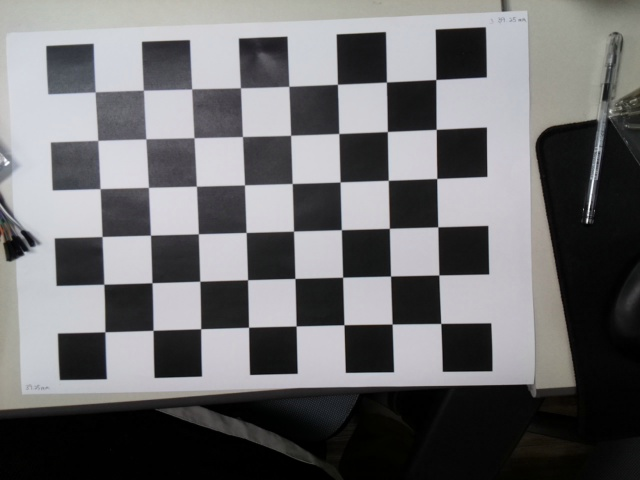
#> input picture utils/camera_lens_calibration/data_minibot25/origin_chessboard/2024-11-01_14-13-50.jpg, 640 x 480 px; its folder holds only this picture in this run
$ python cam_calibration.py
#> lines starting #> are read from the running program, lines starting #| are printed output that depends on the picture; after the words box and inside, x2 and y2 are one past the last pixel; in counts of white or black regions, pixels touching at a corner belong together; long printed decimals are rounded
import numpy as np
import cv2
import cv2.aruco as aruco
import glob
import pickle

BOARD_NUM = "3"
SAVE_DIR = "calibrated_chessboard/"

# size unit : mm
chessboard = {
    "1" : {
        "rows" : 5,
        "columns" : 7,
        "size" : {
            "chess" : 50.00
        }
    },
    "2" : {
        "rows" : 6,
        "columns" : 8,
        "size" : {
            "chess" : 42.40
        }
    },
    "3" : {
        "rows" : 7,
        "columns" : 9,
        "size" : {
            "chess" : 39.25
        }
    }
}

# termination criteria
# cv2.TERM_CRITERIA_EPS : 위치 변화가 설정된 오차보다 작으면 종료
# cv2.TERM_CRITERIA_MAX_ITER: 설정된 반복 횟수만큼 반복한 경우 종료
criteria = (cv2.TERM_CRITERIA_EPS + cv2.TERM_CRITERIA_MAX_ITER, 30, 0.001)
pattern_size = (chessboard[BOARD_NUM]["rows"] - 1, chessboard[BOARD_NUM]["columns"] - 1) # (체스보드 가로 패턴 개수 - 1, 체스보드 세로 패턴 개수 - 1)
square_size = chessboard[BOARD_NUM]["size"]["chess"]

objp = np.zeros((pattern_size[0] * pattern_size[1], 3), np.float32)
objp[:, :2] = np.mgrid[0:pattern_size[0], 0:pattern_size[1]].T.reshape(-1, 2) * square_size

# prepare object points, like (0,0,0), (1,0,0), (2,0,0) ....,(6,5,0)
objpoints = [] # 3d point in real world space
imgpoints = [] # 2d points in image plane.

images = glob.glob("origin_chessboard/*.jpg")

for fname in images:
    file_name = fname.split("/")[1]
    img = cv2.imread(fname)
#> img is the input picture: shape (480, 640, 3); mean B, G, R 110.5, 108.9, 109.2
    gray = cv2.cvtColor(img, cv2.COLOR_BGR2GRAY)

    # Find the chess board corners
    ret, corners = cv2.findChessboardCorners(gray, pattern_size, None)
#> ret = True; corners = 48 rows, first 8: [435.8, 79.53], [436.2, 129.4], [436.8, 178.5], [437.8, 226.9], [438.8, 275], [440.7, 323.5], [386.4, 82.04], [387.4, 131.5]

    # If found, add object points, image points (after refining them)
    if ret:
        objpoints.append(objp)

        # cv2.cornerSubPix(1, 2, 3, 4, 5)
        # 체스보드의 코너를 더욱 정확하게 위치시키기 위해 사용하는 함수
        # 이 함수는 cv2.findChessboardCorners()로 대략적으로 찾은 코너들을 세밀하게 조정하여
        # 서브픽셀(sub-pixel) 수준에서 정확한 좌표를 반환.
        # 여기서 서브픽셀은 픽셀 단위보다 더 작은 해상도에서 좌표를 계산하는 방법을 의미
        #
        # 파라미터
        # 1: 입력 이미지로, 그레이스케일 이미지가 필요
        # 2: 대략적으로 찾은 코너들의 초기 좌표 cv2.findChessboardCorners() 함수가
        #    반환한 좌표들이며, 이를 더 세밀하게 조정하는 과정에서 사용됨.
        #    체스보드의 각 코너에 대한 좌표 목록
        # 3: 서치 윈도우 크기
        #    서브픽셀 정확도로 코너를 찾기 위해 주변에서 탐색할 검색 창의 크기 (width, height)
        #    (11, 11)은 해당 코너 주변 11x11 픽셀의 영역 내에서 서브픽셀 정확도로 코너를 세밀하게 조정하겠다는 의미
        # 4: 무효 영역의 크기
        #    (-1, -1)이면 서치 윈도우 전체가 사용된다는 의미입니다. 즉, 코너 주변의 모든 영역을 탐색에 활용
        # 5: 반복 종료 기준
        #    코너 위치를 찾는 반복 알고리즘의 종료 조건
        #    cv2.TERM_CRITERIA_EPS + cv2.TERM_CRITERIA_MAX_ITER는 주어진 반복 횟수(30번) 내에,
        #    설정된 허용 오차(0.001)만큼 코너 위치가 변화하지 않으면 계산을 종료하라는 의미
        #
        # 반환값 : 서브픽셀 정확도로 조정된 코너 위치 좌표를 반환
        #         corners2는 코너들의 서브픽셀 좌표로, corners에 비해 더 정확한 값을 갖음.
        #         코너 위치가 정교하게 조정되었으므로, 이 값을 사용하면 보정 작업에서 더 나은 결과를 얻을 수 있다.
        corners2 = cv2.cornerSubPix(gray, corners, (11, 11), (-1, -1), criteria)
#> corners2 = 48 rows, first 8: [435.8, 79.5], [436.2, 129.4], [436.7, 178.4], [437.8, 226.8], [438.8, 274.9], [440.8, 323.4], [386.4, 82.06], [387.4, 131.5]
        imgpoints.append(corners2)

        # Draw and display the corners
        img = cv2.drawChessboardCorners(img, pattern_size, corners2, ret)
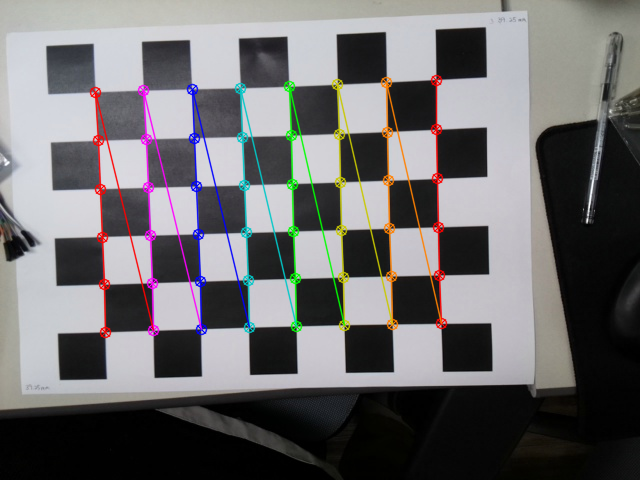
#> img: shape (480, 640, 3); 4.8% of pixels changed, all inside (x1, y1, x2, y2) = (89, 74, 448, 339)
        save_file = SAVE_DIR + file_name
        cv2.imwrite(save_file, img)
        print("Image saved successfully.")
    else:
        print("Not found the chess board corners")

# 카메라 보정 수행
ret, camera_matrix, dist_coeffs, rvecs, tvecs = cv2.calibrateCamera(
    objpoints, imgpoints, gray.shape[::-1], None, None
)
#> ret = 0.216; camera_matrix = [[612.8, 0, 401], [0, 604.6, 260.4], [0, 0, 1]]; dist_coeffs = [[0.207, -0.119, 0.00863, 0.0183, -0.112]]; rvecs = ([0.0657, 0.0143, 1.55],); tvecs = ([26.61, -144.9, 489.9],)

# 결과 출력
print("Camera metrix:")
print(camera_matrix)
#| [[612.820   0.         401.027]
#|  [  0.         604.602 260.385]
#|  [  0.           0.           1.        ]]

print("\nDistortion coefficients:")
print(dist_coeffs)
#| [[ 0.2065  -0.1188  0.008632  0.01825 -0.1123]]

# 보정 결과 저장
with open("calibration_minibot25.pkl", "wb") as f:
    pickle.dump({
        "camera_matrix": camera_matrix,
        "dist_coeffs": dist_coeffs,
        "rvecs": rvecs,
        "tvecs": tvecs
    }, f)


$ run again, on utils/camera_lens_calibration/data_minibot25/origin_chessboard/2024-11-01_14-14-17.jpg
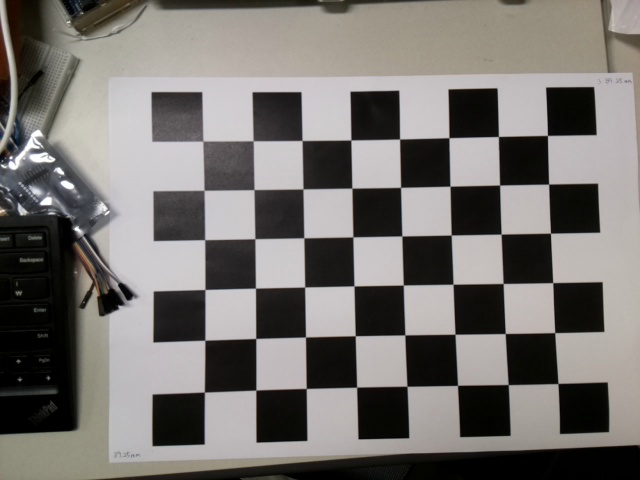
#> input picture utils/camera_lens_calibration/data_minibot25/origin_chessboard/2024-11-01_14-14-17.jpg, 640 x 480 px
#> img is the input picture: shape (480, 640, 3); mean B, G, R 111.9, 115.2, 118.5
#> `ret, corners = cv2.findChessboardCorners(gray, pattern_size, None)`: ret = True; corners = 48 rows, first 8: [547.5, 135.3], [548.7, 184], [550.5, 233.1], [552.9, 282.6], [554.8, 332.6], [558.1, 383.6], [498.4, 136.5], [499.7, 184.9]
#> corners2 = 48 rows, first 8: [547.5, 135.4], [548.6, 184.1], [550.5, 233.2], [552.7, 282.6], [554.7, 332.6], [558, 383.5], [498.4, 136.5], [499.6, 185]
#> `img = cv2.drawChessboardCorners(img, pattern_size, corners2, ret)`:
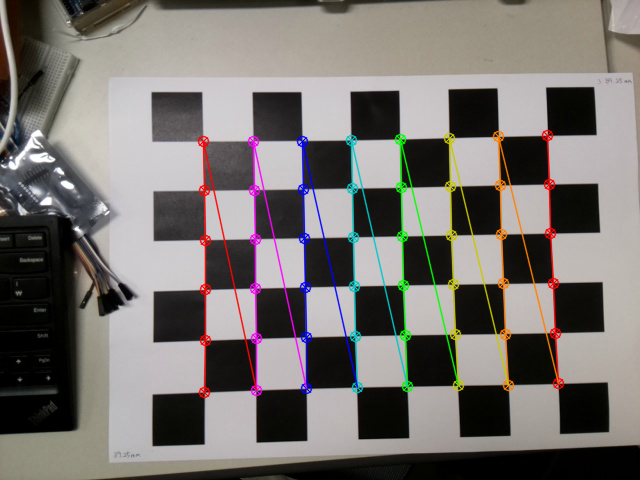
#> img: shape (480, 640, 3); 4.91% of pixels changed, all inside (x1, y1, x2, y2) = (197, 129, 565, 399)
#> `ret, camera_matrix, dist_coeffs, rvecs, tvecs = cv2.calibrateCamera( o..`: ret = 0.242; camera_matrix = [[486.2, 0, 309.6], [0, 484.5, 228.6], [0, 0, 1]]; dist_coeffs = [[0.247, -0.729, -0.00257, -0.00273, 0.876]]; rvecs = ([-0.0586, 0.0158, 1.55],); tvecs = ([190.2, -74.51, 399.7],)
#| [[486.200   0.         309.617]
#|  [  0.         484.541 228.605]
#|  [  0.           0.           1.        ]]
#| [[ 0.2467 -0.7286 -0.002567 -0.002729   0.8755]]

$ run again, on utils/camera_lens_calibration/data_minibot25/origin_chessboard/2024-11-01_14-14-19.jpg
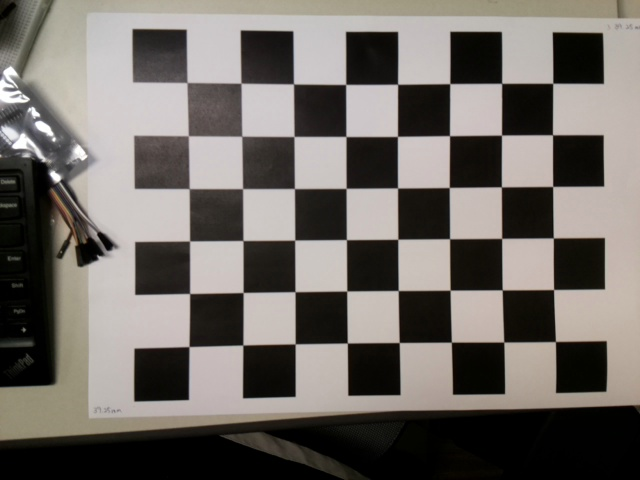
#> input picture utils/camera_lens_calibration/data_minibot25/origin_chessboard/2024-11-01_14-14-19.jpg, 640 x 480 px
#> img is the input picture: shape (480, 640, 3); mean B, G, R 101.7, 106.7, 111.8
#> `gray = cv2.cvtColor(img, cv2.COLOR_BGR2GRAY)`:
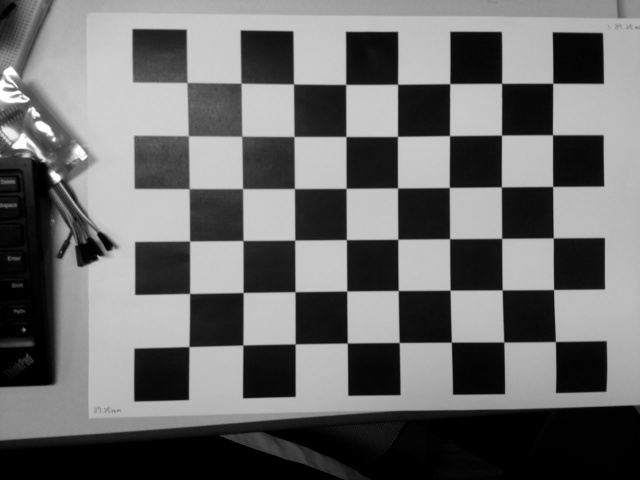
#> gray: shape (480, 640); min 0, max 255, mean 107.6
#> `ret, corners = cv2.findChessboardCorners(gray, pattern_size, None)`: ret = True; corners = 48 rows, first 8: [553.2, 82.79], [552.6, 134.8], [552.7, 186.4], [553.2, 237.9], [553.7, 289.5], [555.7, 341.8], [501.5, 83.41], [501.6, 135.4]
#> corners2 = 48 rows, first 8: [552.7, 83.26], [552.5, 134.8], [552.6, 186.4], [553.3, 237.9], [553.6, 289.5], [555.5, 341.5], [501.6, 83.35], [501.5, 135.1]
#> `img = cv2.drawChessboardCorners(img, pattern_size, corners2, ret)`:
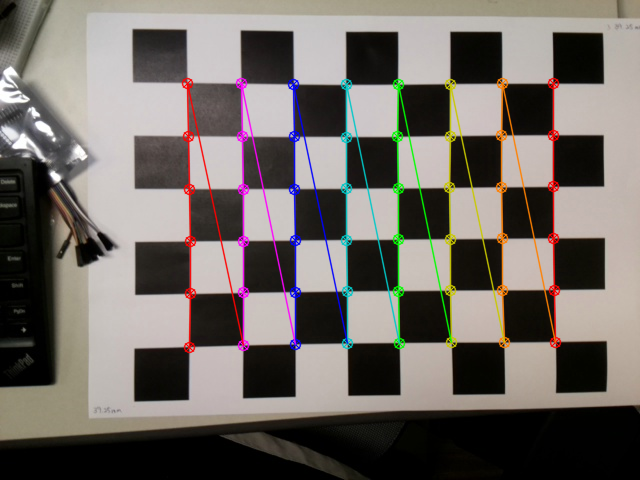
#> img: shape (480, 640, 3); 5.08% of pixels changed, all inside (x1, y1, x2, y2) = (181, 77, 562, 354)
#> `ret, camera_matrix, dist_coeffs, rvecs, tvecs = cv2.calibrateCamera( o..`: ret = 0.232; camera_matrix = [[4218.5, 0, 266.1], [0, 3898.7, 237.9], [0, 0, 1]]; dist_coeffs = [[12.31, -846.9, 0.0379, -0.091, -6.93]]; rvecs = ([-0.278, -0.296, 1.54],); tvecs = ([202.8, -118.1, 3045.4],)
#| [[4.21846999e+03 0.00000000e+00 2.66144840e+02]
#|  [0.00000000e+00 3.89872926e+03 2.37877201e+02]
#|  [0.00000000e+00 0.00000000e+00 1.00000000e+00]]
#| [[ 1.23122732e+01 -8.46860378e+02  3.78933264e-02 -9.10191781e-02
#|   -6.93472548e+00]]

$ run again, on utils/camera_lens_calibration/data_minibot25/origin_chessboard/2024-11-01_14-14-20.jpg
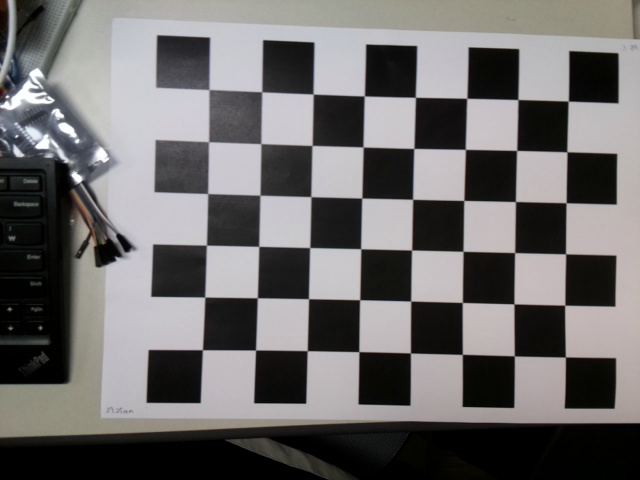
#> input picture utils/camera_lens_calibration/data_minibot25/origin_chessboard/2024-11-01_14-14-20.jpg, 640 x 480 px
#> img is the input picture: shape (480, 640, 3); mean B, G, R 106.8, 107, 109
#> `ret, corners = cv2.findChessboardCorners(gray, pattern_size, None)`: ret = True; corners = 48 rows, first 8: [202.4, 349.8], [205.4, 296.5], [206.4, 245.2], [207.1, 194.1], [208.8, 141.8], [209.1, 89.53], [255.5, 350], [257.2, 297.7]
#> corners2 = 48 rows, first 8: [202.4, 349.7], [204.7, 297.1], [206.4, 245.2], [207.7, 193.6], [208.5, 141.7], [208.9, 89.5], [255.5, 350], [257.3, 297.8]
#> `img = cv2.drawChessboardCorners(img, pattern_size, corners2, ret)`:
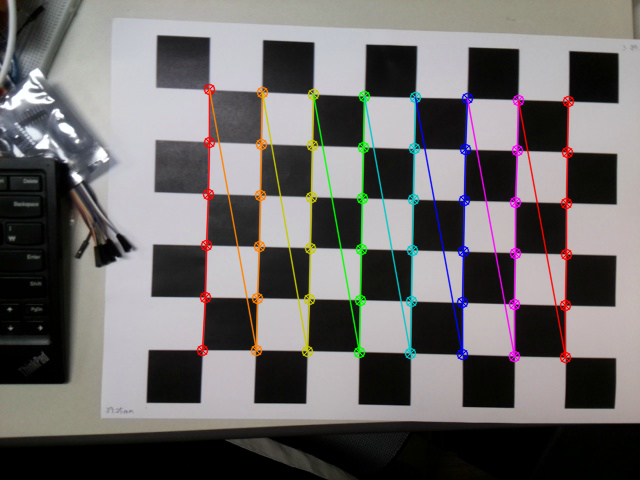
#> img: shape (480, 640, 3); 5.04% of pixels changed, all inside (x1, y1, x2, y2) = (196, 83, 575, 364)
#> `ret, camera_matrix, dist_coeffs, rvecs, tvecs = cv2.calibrateCamera( o..`: ret = 0.232; camera_matrix = [[797.7, 0, 290.7], [0, 792.8, 233.4], [0, 0, 1]]; dist_coeffs = [[0.582, -2.99, -0.000881, -0.0106, 5.68]]; rvecs = ([0.0259, -0.0774, -1.55],); tvecs = ([-65.45, 87.29, 604.9],)
#| [[797.729   0.         290.691]
#|  [  0.         792.752 233.409]
#|  [  0.           0.           1.        ]]
#| [[ 5.81957606e-01 -2.99224847e+00 -8.81491523e-04 -1.05611275e-02
#|    5.67581288e+00]]

$ run again, on utils/camera_lens_calibration/data_minibot25/origin_chessboard/2024-11-01_14-14-09.jpg
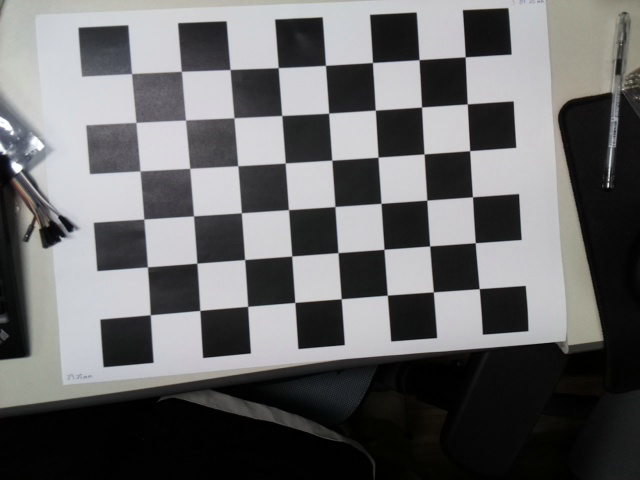
#> input picture utils/camera_lens_calibration/data_minibot25/origin_chessboard/2024-11-01_14-14-09.jpg, 640 x 480 px
#> img is the input picture: shape (480, 640, 3); mean B, G, R 104.4, 103.7, 103.7
#> `ret, corners = cv2.findChessboardCorners(gray, pattern_size, None)`: ret = True; corners = 48 rows, first 8: [465.2, 56.76], [467.3, 104], [469.7, 150.6], [472.5, 196.8], [475.3, 242.7], [479.3, 288.7], [419, 59.66], [421.6, 107]
#> corners2 = 48 rows, first 8: [465.2, 56.79], [467.3, 103.9], [469.7, 150.7], [472.5, 196.8], [475.2, 242.7], [479.2, 288.6], [419, 59.67], [421.5, 107]
#> `img = cv2.drawChessboardCorners(img, pattern_size, corners2, ret)`:
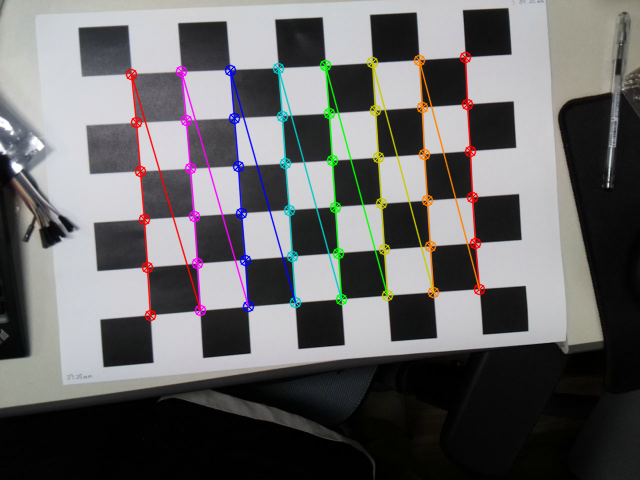
#> img: shape (480, 640, 3); 4.7% of pixels changed, all inside (x1, y1, x2, y2) = (125, 51, 486, 322)
#> `ret, camera_matrix, dist_coeffs, rvecs, tvecs = cv2.calibrateCamera( o..`: ret = 0.196; camera_matrix = [[1484.3, 0, 319.3], [0, 1457.4, 243.1], [0, 0, 1]]; dist_coeffs = [[0.99, 9.99, 0.00319, 0.00192, -515.2]]; rvecs = ([-0.125, -0.164, 1.5],); tvecs = ([120.5, -157, 1254.4],)
#| [[1.48429683e+03 0.00000000e+00 3.19257389e+02]
#|  [0.00000000e+00 1.45739363e+03 2.43120766e+02]
#|  [0.00000000e+00 0.00000000e+00 1.00000000e+00]]
#| [[ 9.90003491e-01  9.99222010e+00  3.19477832e-03  1.92350664e-03
#|   -5.15236770e+02]]
